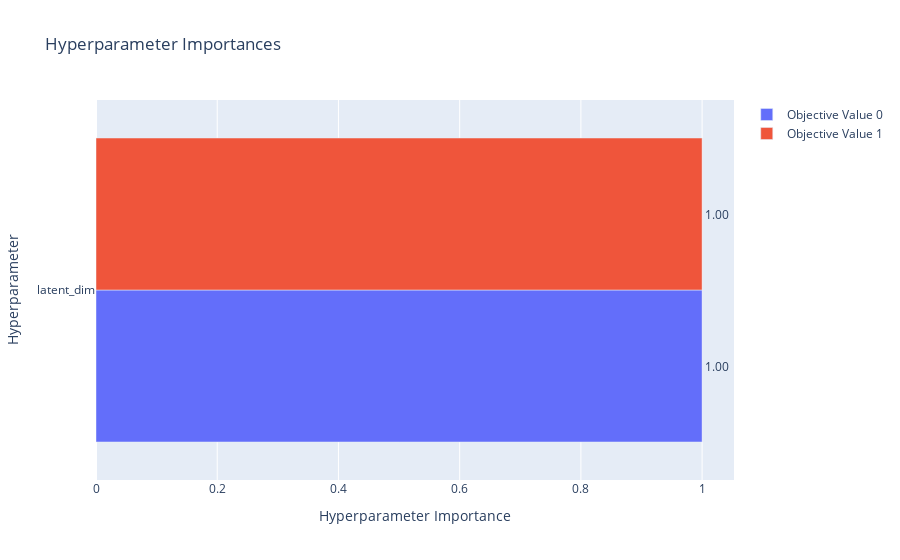

The notebook cell saved with this chart:
### Code cell
vis.plot_param_importances(study)

### Figure 1 — Plotly figure (JSON) as saved in the notebook; plotly's stock layout.template omitted (floating-point values rounded to 4 significant figures)
{"data": [{"cliponaxis": false, "hovertemplate": ["latent_dim (IntDistribution): 1.0<extra></extra>"], "name": "Objective Value 0", "orientation": "h", "text": ["1.00"], "textposition": "outside", "type": "bar", "x": [1], "y": ["latent_dim"]}, {"cliponaxis": false, "hovertemplate": ["latent_dim (IntDistribution): 1.0<extra></extra>"], "name": "Objective Value 1", "orientation": "h", "text": ["1.00"], "textposition": "outside", "type": "bar", "x": [1], "y": ["latent_dim"]}], "layout": {"title": {"text": "Hyperparameter Importances"}, "xaxis": {"title": {"text": "Hyperparameter Importance"}}, "yaxis": {"title": {"text": "Hyperparameter"}}}}
